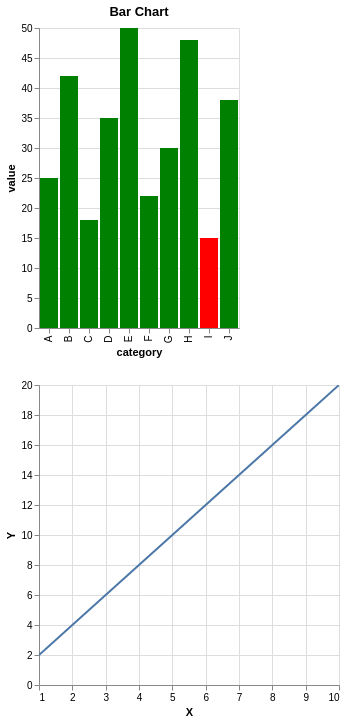

Here is the notebook cell this chart was saved with:
### Code cell
# Make the chart interactive
chart.interactive()

### Figure 1 — Vega-Lite specification as saved in the notebook (floating-point values rounded to 4 significant figures)
{"config": {"view": {"continuousWidth": 300, "continuousHeight": 300}}, "vconcat": [{"data": {"name": "data-ec5bd3a3d3304929e8457ff67bab0f96"}, "mark": {"type": "bar"}, "encoding": {"color": {"condition": {"test": "(datum.country === 'Italy')", "value": "red"}, "value": "green"}, "x": {"field": "category", "type": "nominal"}, "y": {"field": "value", "type": "quantitative"}}, "name": "view_1", "title": "Bar Chart"}, {"data": {"name": "data-958fd5787efdcdbf9e45e81d7a5ce85f"}, "mark": {"type": "line"}, "encoding": {"x": {"field": "X", "type": "quantitative"}, "y": {"field": "Y", "type": "quantitative"}}, "name": "view_2"}], "params": [{"name": "param_1", "select": {"type": "interval", "encodings": ["x", "y"]}, "bind": "scales", "views": ["view_1", "view_2"]}], "$schema": "https://vega.github.io/schema/vega-lite/v5.16.3.json", "datasets": {"data-ec5bd3a3d3304929e8457ff67bab0f96": [{"category": "A", "value": 25, "country": "USA"}, {"category": "B", "value": 42, "country": "Canada"}, {"category": "C", "value": 18, "country": "UK"}, {"category": "D", "value": 35, "country": "Germany"}, {"category": "E", "value": 50, "country": "France"}, {"category": "F", "value": 22, "country": "Japan"}, {"category": "G", "value": 30, "country": "Australia"}, {"category": "H", "value": 48, "country": "China"}, {"category": "I", "value": 15, "country": "Italy"}, {"category": "J", "value": 38, "country": "Spain"}], "data-958fd5787efdcdbf9e45e81d7a5ce85f": [{"X": 1, "Y": 2}, {"X": 2, "Y": 4}, {"X": 3, "Y": 6}, {"X": 4, "Y": 8}, {"X": 5, "Y": 10}, {"X": 6, "Y": 12}, {"X": 7, "Y": 14}, {"X": 8, "Y": 16}, {"X": 9, "Y": 18}, {"X": 10, "Y": 20}]}}
